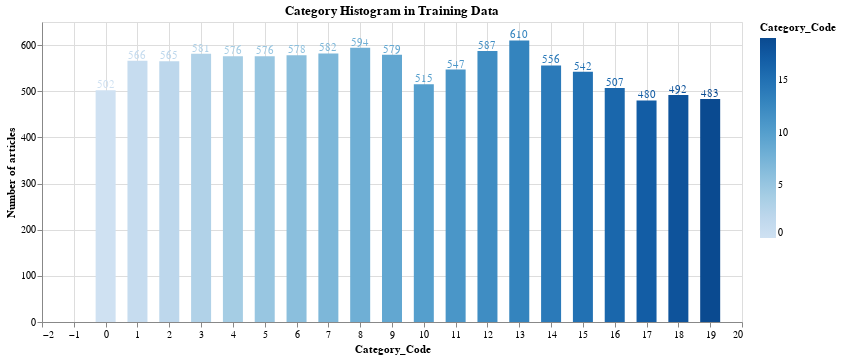

The notebook cell saved with this chart:
### Markdown cell above
Take a look at the response variable.

### Code cell
def bar_plot(df, TITLE = 'Category Histogram in Training Data', XVAL = 'Category_Code'):
    alt.data_transformers.disable_max_rows()
    bars = alt.Chart(df).mark_bar(size=20).encode(
        x = alt.X(XVAL),
        y = alt.Y('count():Q', axis = alt.Axis(title = 'Number of articles')),
        tooltip = [alt.Tooltip('count()', title = 'Number of articles'), XVAL],
        color = XVAL
    )

    text = bars.mark_text(
        align = 'center',
        baseline = 'bottom',
    ).encode(
        text = 'count()'
    )

    return (bars + text).interactive().properties(
        height = 300, 
        width = 700,
        title = TITLE,
    )
bar_plot(pd.DataFrame(y_train))

### Figure 1 — Vega-Lite specification as saved in the notebook (floating-point values rounded to 4 significant figures; data arrays with more than 128 entries replaced by an {"elided": "..."} marker saying what was removed)
{"config": {"view": {"continuousWidth": 400, "continuousHeight": 300}}, "layer": [{"mark": {"type": "bar", "size": 20}, "encoding": {"color": {"type": "quantitative", "field": "Category_Code"}, "tooltip": [{"type": "quantitative", "aggregate": "count", "title": "Number of articles"}, {"type": "quantitative", "field": "Category_Code"}], "x": {"type": "quantitative", "field": "Category_Code"}, "y": {"type": "quantitative", "aggregate": "count", "axis": {"title": "Number of articles"}}}, "selection": {"selector001": {"type": "interval", "bind": "scales", "encodings": ["x", "y"]}}}, {"mark": {"type": "text", "align": "center", "baseline": "bottom"}, "encoding": {"color": {"type": "quantitative", "field": "Category_Code"}, "text": {"type": "quantitative", "aggregate": "count"}, "tooltip": [{"type": "quantitative", "aggregate": "count", "title": "Number of articles"}, {"type": "quantitative", "field": "Category_Code"}], "x": {"type": "quantitative", "field": "Category_Code"}, "y": {"type": "quantitative", "aggregate": "count", "axis": {"title": "Number of articles"}}}}], "data": {"name": "data-4388d61503aca759fbc7c21b2c9b2a47"}, "height": 300, "title": "Category Histogram in Training Data", "width": 700, "$schema": "https://vega.github.io/schema/vega-lite/v4.8.1.json", "datasets": {"data-4388d61503aca759fbc7c21b2c9b2a47": {"elided": "11018 records"}}}
